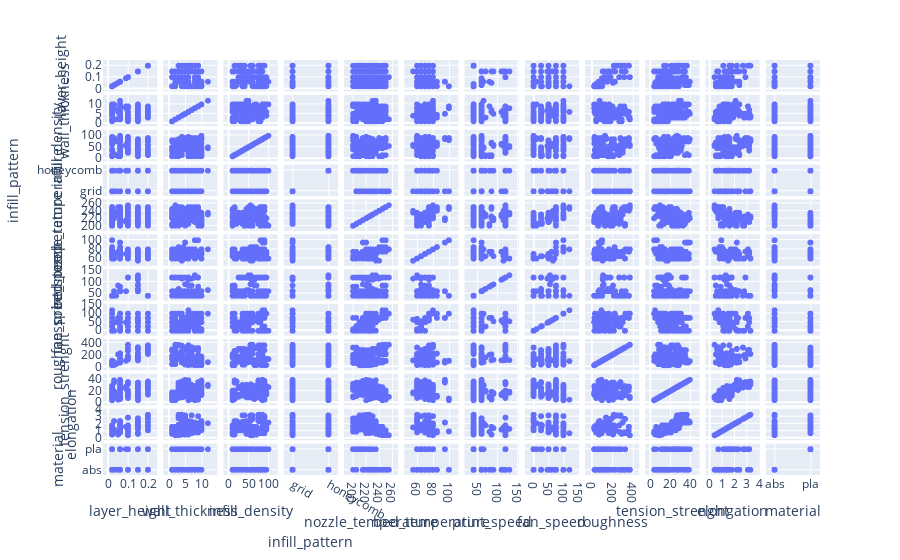

Notebook source saved alongside this figure:
### Code cell
# Plot a Scatterplot matrix(splom)
import plotly.express as px
fig=px.scatter_matrix(data1)
fig.show()

### Figure 1 — Plotly figure (JSON) as saved in the notebook; plotly's stock layout.template omitted (floating-point values rounded to 4 significant figures; data arrays with more than 128 entries replaced by an {"elided": "..."} marker saying what was removed)
{"data": [{"dimensions": [{"axis": {"matches": true}, "label": "layer_height", "values": {"elided": "404 float values"}}, {"axis": {"matches": true}, "label": "wall_thickness", "values": {"elided": "404 float values"}}, {"axis": {"matches": true}, "label": "infill_density", "values": {"elided": "404 int values"}}, {"axis": {"matches": true}, "label": "infill_pattern", "values": {"elided": "404 str values"}}, {"axis": {"matches": true}, "label": "nozzle_temperature", "values": {"elided": "404 int values"}}, {"axis": {"matches": true}, "label": "bed_temperature", "values": {"elided": "404 int values"}}, {"axis": {"matches": true}, "label": "print_speed", "values": {"elided": "404 int values"}}, {"axis": {"matches": true}, "label": "fan_speed", "values": {"elided": "404 int values"}}, {"axis": {"matches": true}, "label": "roughness", "values": {"elided": "404 int values"}}, {"axis": {"matches": true}, "label": "tension_strenght", "values": {"elided": "404 int values"}}, {"axis": {"matches": true}, "label": "elongation", "values": {"elided": "404 float values"}}, {"axis": {"matches": true}, "label": "material", "values": {"elided": "404 str values"}}], "hovertemplate": "%{xaxis.title.text}=%{x}<br>%{yaxis.title.text}=%{y}<extra></extra>", "legendgroup": "", "marker": {"color": "#636efa", "symbol": "circle"}, "name": "", "showlegend": false, "type": "splom"}], "layout": {"dragmode": "select", "legend": {"tracegroupgap": 0}, "margin": {"t": 60}}}
